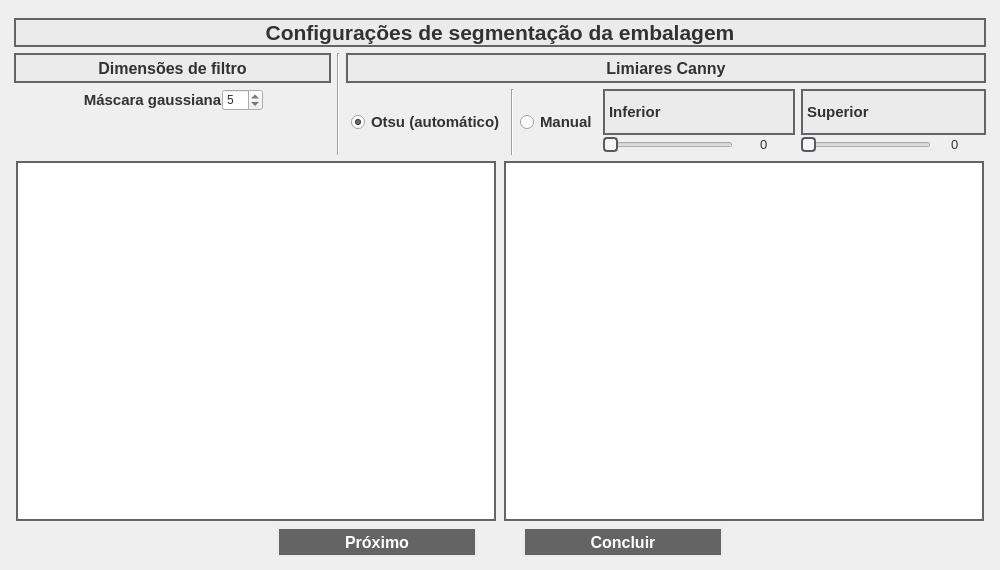
<?xml version="1.0" encoding="UTF-8"?>
<ui version="4.0">
 <class>Dialog</class>
 <widget class="QDialog" name="Dialog">
  <property name="geometry">
   <rect>
    <x>0</x>
    <y>0</y>
    <width>1000</width>
    <height>570</height>
   </rect>
  </property>
  <property name="sizePolicy">
   <sizepolicy hsizetype="Preferred" vsizetype="Preferred">
    <horstretch>0</horstretch>
    <verstretch>0</verstretch>
   </sizepolicy>
  </property>
  <property name="minimumSize">
   <size>
    <width>1000</width>
    <height>570</height>
   </size>
  </property>
  <property name="maximumSize">
   <size>
    <width>1000</width>
    <height>570</height>
   </size>
  </property>
  <property name="windowTitle">
   <string>Dialog</string>
  </property>
  <widget class="QWidget" name="layoutWidget">
   <property name="geometry">
    <rect>
     <x>14</x>
     <y>18</y>
     <width>972</width>
     <height>539</height>
    </rect>
   </property>
   <layout class="QVBoxLayout" name="verticalLayout_4">
    <item>
     <widget class="QLabel" name="label_33">
      <property name="font">
       <font>
        <pointsize>16</pointsize>
        <weight>75</weight>
        <bold>true</bold>
       </font>
      </property>
      <property name="styleSheet">
       <string notr="true">background-color: rgb(235, 235, 235);
color: rgb(50, 50, 50);
border-color: rgb(100, 100, 100);
border-width : 2px;
border-style:solid;</string>
      </property>
      <property name="text">
       <string>Configurações de segmentação da embalagem</string>
      </property>
      <property name="alignment">
       <set>Qt::AlignCenter</set>
      </property>
     </widget>
    </item>
    <item>
     <layout class="QVBoxLayout" name="verticalLayout_3">
      <item>
       <layout class="QHBoxLayout" name="horizontalLayout_7">
        <item>
         <layout class="QVBoxLayout" name="verticalLayout">
          <item>
           <widget class="QLabel" name="label_10">
            <property name="sizePolicy">
             <sizepolicy hsizetype="Preferred" vsizetype="Fixed">
              <horstretch>0</horstretch>
              <verstretch>0</verstretch>
             </sizepolicy>
            </property>
            <property name="minimumSize">
             <size>
              <width>0</width>
              <height>30</height>
             </size>
            </property>
            <property name="maximumSize">
             <size>
              <width>16777215</width>
              <height>30</height>
             </size>
            </property>
            <property name="font">
             <font>
              <pointsize>12</pointsize>
              <weight>75</weight>
              <bold>true</bold>
             </font>
            </property>
            <property name="autoFillBackground">
             <bool>false</bool>
            </property>
            <property name="styleSheet">
             <string notr="true">background-color: rgb(235, 235, 235);
color: rgb(50, 50, 50);
border-color: rgb(100, 100, 100);
border-width : 2px;
border-style:solid;</string>
            </property>
            <property name="text">
             <string>Dimensões de filtro</string>
            </property>
            <property name="alignment">
             <set>Qt::AlignCenter</set>
            </property>
           </widget>
          </item>
          <item>
           <layout class="QHBoxLayout" name="horizontalLayout_11">
            <property name="spacing">
             <number>0</number>
            </property>
            <item>
             <spacer name="horizontalSpacer_9">
              <property name="orientation">
               <enum>Qt::Horizontal</enum>
              </property>
              <property name="sizeHint" stdset="0">
               <size>
                <width>40</width>
                <height>20</height>
               </size>
              </property>
             </spacer>
            </item>
            <item>
             <widget class="QLabel" name="label_7">
              <property name="sizePolicy">
               <sizepolicy hsizetype="Preferred" vsizetype="Fixed">
                <horstretch>0</horstretch>
                <verstretch>0</verstretch>
               </sizepolicy>
              </property>
              <property name="font">
               <font>
                <pointsize>11</pointsize>
                <weight>75</weight>
                <bold>true</bold>
               </font>
              </property>
              <property name="styleSheet">
               <string notr="true">color: rgb(50, 50, 50);</string>
              </property>
              <property name="text">
               <string>Máscara gaussiana</string>
              </property>
              <property name="alignment">
               <set>Qt::AlignCenter</set>
              </property>
             </widget>
            </item>
            <item>
             <widget class="QSpinBox" name="gaussian_kernel_spin_box">
              <property name="sizePolicy">
               <sizepolicy hsizetype="Fixed" vsizetype="Fixed">
                <horstretch>0</horstretch>
                <verstretch>0</verstretch>
               </sizepolicy>
              </property>
              <property name="styleSheet">
               <string notr="true">color: rgb(50, 50, 50);
</string>
              </property>
              <property name="readOnly">
               <bool>false</bool>
              </property>
              <property name="minimum">
               <number>3</number>
              </property>
              <property name="maximum">
               <number>49</number>
              </property>
              <property name="singleStep">
               <number>2</number>
              </property>
              <property name="value">
               <number>5</number>
              </property>
             </widget>
            </item>
            <item>
             <spacer name="horizontalSpacer_16">
              <property name="orientation">
               <enum>Qt::Horizontal</enum>
              </property>
              <property name="sizeType">
               <enum>QSizePolicy::Expanding</enum>
              </property>
              <property name="sizeHint" stdset="0">
               <size>
                <width>40</width>
                <height>10</height>
               </size>
              </property>
             </spacer>
            </item>
           </layout>
          </item>
          <item>
           <spacer name="verticalSpacer">
            <property name="orientation">
             <enum>Qt::Vertical</enum>
            </property>
            <property name="sizeHint" stdset="0">
             <size>
              <width>20</width>
              <height>40</height>
             </size>
            </property>
           </spacer>
          </item>
         </layout>
        </item>
        <item>
         <widget class="Line" name="line_2">
          <property name="orientation">
           <enum>Qt::Vertical</enum>
          </property>
         </widget>
        </item>
        <item>
         <layout class="QVBoxLayout" name="verticalLayout_2">
          <item>
           <widget class="QLabel" name="label_9">
            <property name="sizePolicy">
             <sizepolicy hsizetype="Preferred" vsizetype="Fixed">
              <horstretch>0</horstretch>
              <verstretch>0</verstretch>
             </sizepolicy>
            </property>
            <property name="minimumSize">
             <size>
              <width>0</width>
              <height>30</height>
             </size>
            </property>
            <property name="maximumSize">
             <size>
              <width>16777215</width>
              <height>30</height>
             </size>
            </property>
            <property name="font">
             <font>
              <pointsize>12</pointsize>
              <weight>75</weight>
              <bold>true</bold>
             </font>
            </property>
            <property name="autoFillBackground">
             <bool>false</bool>
            </property>
            <property name="styleSheet">
             <string notr="true">background-color: rgb(235, 235, 235);
color: rgb(50, 50, 50);
border-color: rgb(100, 100, 100);
border-width : 2px;
border-style:solid;</string>
            </property>
            <property name="text">
             <string>Limiares Canny</string>
            </property>
            <property name="alignment">
             <set>Qt::AlignCenter</set>
            </property>
           </widget>
          </item>
          <item>
           <layout class="QHBoxLayout" name="horizontalLayout_5">
            <item>
             <spacer name="horizontalSpacer_5">
              <property name="orientation">
               <enum>Qt::Horizontal</enum>
              </property>
              <property name="sizeType">
               <enum>QSizePolicy::Fixed</enum>
              </property>
              <property name="sizeHint" stdset="0">
               <size>
                <width>5</width>
                <height>20</height>
               </size>
              </property>
             </spacer>
            </item>
            <item>
             <widget class="QRadioButton" name="otsu_radio_button">
              <property name="font">
               <font>
                <pointsize>11</pointsize>
                <weight>75</weight>
                <bold>true</bold>
               </font>
              </property>
              <property name="styleSheet">
               <string notr="true">color: rgb(50, 50, 50);</string>
              </property>
              <property name="text">
               <string>Otsu (automático)</string>
              </property>
              <property name="checked">
               <bool>true</bool>
              </property>
              <attribute name="buttonGroup">
               <string notr="true">canny_threshold_button_group</string>
              </attribute>
             </widget>
            </item>
            <item>
             <layout class="QHBoxLayout" name="horizontalLayout_4">
              <item>
               <widget class="Line" name="line">
                <property name="orientation">
                 <enum>Qt::Vertical</enum>
                </property>
               </widget>
              </item>
              <item>
               <widget class="QRadioButton" name="manual_radio_button">
                <property name="font">
                 <font>
                  <pointsize>11</pointsize>
                  <weight>75</weight>
                  <bold>true</bold>
                 </font>
                </property>
                <property name="styleSheet">
                 <string notr="true">color: rgb(50, 50, 50);</string>
                </property>
                <property name="text">
                 <string>Manual</string>
                </property>
                <attribute name="buttonGroup">
                 <string notr="true">canny_threshold_button_group</string>
                </attribute>
               </widget>
              </item>
              <item>
               <layout class="QHBoxLayout" name="horizontalLayout_3">
                <item>
                 <layout class="QVBoxLayout" name="verticalLayout_5">
                  <property name="spacing">
                   <number>0</number>
                  </property>
                  <item>
                   <widget class="QLabel" name="label">
                    <property name="sizePolicy">
                     <sizepolicy hsizetype="Preferred" vsizetype="Preferred">
                      <horstretch>0</horstretch>
                      <verstretch>0</verstretch>
                     </sizepolicy>
                    </property>
                    <property name="font">
                     <font>
                      <pointsize>11</pointsize>
                      <weight>75</weight>
                      <bold>true</bold>
                     </font>
                    </property>
                    <property name="styleSheet">
                     <string notr="true">background-color: rgb(235, 235, 235);
color: rgb(50, 50, 50);
border-color: rgb(100, 100, 100);
border-width : 2px;
border-style:solid;</string>
                    </property>
                    <property name="text">
                     <string>Inferior</string>
                    </property>
                    <property name="alignment">
                     <set>Qt::AlignLeading|Qt::AlignLeft|Qt::AlignVCenter</set>
                    </property>
                   </widget>
                  </item>
                  <item>
                   <layout class="QHBoxLayout" name="horizontalLayout">
                    <property name="spacing">
                     <number>7</number>
                    </property>
                    <item>
                     <widget class="QSlider" name="lower_canny_slider">
                      <property name="enabled">
                       <bool>false</bool>
                      </property>
                      <property name="sizePolicy">
                       <sizepolicy hsizetype="Fixed" vsizetype="Fixed">
                        <horstretch>0</horstretch>
                        <verstretch>0</verstretch>
                       </sizepolicy>
                      </property>
                      <property name="minimumSize">
                       <size>
                        <width>130</width>
                        <height>0</height>
                       </size>
                      </property>
                      <property name="maximumSize">
                       <size>
                        <width>150</width>
                        <height>16777215</height>
                       </size>
                      </property>
                      <property name="styleSheet">
                       <string notr="true">QSlider::handle:horizontal {
    background: rgb(245, 245, 245);
    border: 2px solid #565a5e;
    width: 24px;
    height: 8px;
    border-radius: 4px;
}</string>
                      </property>
                      <property name="maximum">
                       <number>255</number>
                      </property>
                      <property name="singleStep">
                       <number>1</number>
                      </property>
                      <property name="pageStep">
                       <number>10</number>
                      </property>
                      <property name="orientation">
                       <enum>Qt::Horizontal</enum>
                      </property>
                      <property name="tickInterval">
                       <number>1</number>
                      </property>
                     </widget>
                    </item>
                    <item>
                     <spacer name="horizontalSpacer_3">
                      <property name="sizePolicy">
                       <sizepolicy hsizetype="Fixed" vsizetype="Minimum">
                        <horstretch>0</horstretch>
                        <verstretch>0</verstretch>
                       </sizepolicy>
                      </property>
                      <property name="orientation">
                       <enum>Qt::Horizontal</enum>
                      </property>
                      <property name="sizeType">
                       <enum>QSizePolicy::Fixed</enum>
                      </property>
                      <property name="sizeHint" stdset="0">
                       <size>
                        <width>20</width>
                        <height>20</height>
                       </size>
                      </property>
                     </spacer>
                    </item>
                    <item>
                     <widget class="QLabel" name="lower_canny_label">
                      <property name="sizePolicy">
                       <sizepolicy hsizetype="Fixed" vsizetype="Fixed">
                        <horstretch>0</horstretch>
                        <verstretch>0</verstretch>
                       </sizepolicy>
                      </property>
                      <property name="minimumSize">
                       <size>
                        <width>35</width>
                        <height>0</height>
                       </size>
                      </property>
                      <property name="font">
                       <font>
                        <pointsize>10</pointsize>
                       </font>
                      </property>
                      <property name="styleSheet">
                       <string notr="true">color: rgb(50, 50, 50);
</string>
                      </property>
                      <property name="text">
                       <string>0</string>
                      </property>
                     </widget>
                    </item>
                   </layout>
                  </item>
                 </layout>
                </item>
                <item>
                 <layout class="QVBoxLayout" name="verticalLayout_6">
                  <property name="spacing">
                   <number>0</number>
                  </property>
                  <item>
                   <widget class="QLabel" name="label_2">
                    <property name="sizePolicy">
                     <sizepolicy hsizetype="Preferred" vsizetype="Preferred">
                      <horstretch>0</horstretch>
                      <verstretch>0</verstretch>
                     </sizepolicy>
                    </property>
                    <property name="font">
                     <font>
                      <pointsize>11</pointsize>
                      <weight>75</weight>
                      <bold>true</bold>
                     </font>
                    </property>
                    <property name="styleSheet">
                     <string notr="true">background-color: rgb(235, 235, 235);
color: rgb(50, 50, 50);
border-color: rgb(100, 100, 100);
border-width : 2px;
border-style:solid;</string>
                    </property>
                    <property name="text">
                     <string>Superior</string>
                    </property>
                    <property name="alignment">
                     <set>Qt::AlignLeading|Qt::AlignLeft|Qt::AlignVCenter</set>
                    </property>
                   </widget>
                  </item>
                  <item>
                   <layout class="QHBoxLayout" name="horizontalLayout_2">
                    <item>
                     <widget class="QSlider" name="upper_canny_slider">
                      <property name="enabled">
                       <bool>false</bool>
                      </property>
                      <property name="sizePolicy">
                       <sizepolicy hsizetype="Fixed" vsizetype="Fixed">
                        <horstretch>0</horstretch>
                        <verstretch>0</verstretch>
                       </sizepolicy>
                      </property>
                      <property name="minimumSize">
                       <size>
                        <width>130</width>
                        <height>0</height>
                       </size>
                      </property>
                      <property name="maximumSize">
                       <size>
                        <width>150</width>
                        <height>16777215</height>
                       </size>
                      </property>
                      <property name="styleSheet">
                       <string notr="true">QSlider::handle:horizontal {
    background: rgb(245, 245, 245);
    border: 2px solid #565a5e;
    width: 24px;
    height: 8px;
    border-radius: 4px;
}</string>
                      </property>
                      <property name="maximum">
                       <number>255</number>
                      </property>
                      <property name="orientation">
                       <enum>Qt::Horizontal</enum>
                      </property>
                      <property name="tickInterval">
                       <number>1</number>
                      </property>
                     </widget>
                    </item>
                    <item>
                     <spacer name="horizontalSpacer_4">
                      <property name="sizePolicy">
                       <sizepolicy hsizetype="Fixed" vsizetype="Minimum">
                        <horstretch>0</horstretch>
                        <verstretch>0</verstretch>
                       </sizepolicy>
                      </property>
                      <property name="orientation">
                       <enum>Qt::Horizontal</enum>
                      </property>
                      <property name="sizeType">
                       <enum>QSizePolicy::Fixed</enum>
                      </property>
                      <property name="sizeHint" stdset="0">
                       <size>
                        <width>20</width>
                        <height>20</height>
                       </size>
                      </property>
                     </spacer>
                    </item>
                    <item>
                     <widget class="QLabel" name="upper_canny_label">
                      <property name="sizePolicy">
                       <sizepolicy hsizetype="Fixed" vsizetype="Fixed">
                        <horstretch>0</horstretch>
                        <verstretch>0</verstretch>
                       </sizepolicy>
                      </property>
                      <property name="minimumSize">
                       <size>
                        <width>35</width>
                        <height>0</height>
                       </size>
                      </property>
                      <property name="font">
                       <font>
                        <pointsize>10</pointsize>
                       </font>
                      </property>
                      <property name="styleSheet">
                       <string notr="true">color: rgb(50, 50, 50);
</string>
                      </property>
                      <property name="text">
                       <string>0</string>
                      </property>
                     </widget>
                    </item>
                   </layout>
                  </item>
                 </layout>
                </item>
               </layout>
              </item>
             </layout>
            </item>
           </layout>
          </item>
         </layout>
        </item>
       </layout>
      </item>
      <item>
       <layout class="QHBoxLayout" name="horizontalLayout_6">
        <item>
         <widget class="QGraphicsView" name="segmentation_graphics_view">
          <property name="sizePolicy">
           <sizepolicy hsizetype="Fixed" vsizetype="Fixed">
            <horstretch>0</horstretch>
            <verstretch>0</verstretch>
           </sizepolicy>
          </property>
          <property name="minimumSize">
           <size>
            <width>480</width>
            <height>360</height>
           </size>
          </property>
          <property name="maximumSize">
           <size>
            <width>480</width>
            <height>360</height>
           </size>
          </property>
          <property name="styleSheet">
           <string notr="true">border-color: rgb(100, 100, 100);
border-width : 2px;
border-style:solid;</string>
          </property>
          <property name="alignment">
           <set>Qt::AlignRight|Qt::AlignTrailing|Qt::AlignVCenter</set>
          </property>
         </widget>
        </item>
        <item>
         <widget class="QGraphicsView" name="graphics_view">
          <property name="sizePolicy">
           <sizepolicy hsizetype="Fixed" vsizetype="Fixed">
            <horstretch>0</horstretch>
            <verstretch>0</verstretch>
           </sizepolicy>
          </property>
          <property name="minimumSize">
           <size>
            <width>480</width>
            <height>360</height>
           </size>
          </property>
          <property name="maximumSize">
           <size>
            <width>480</width>
            <height>360</height>
           </size>
          </property>
          <property name="styleSheet">
           <string notr="true">border-color: rgb(100, 100, 100);
border-width : 2px;
border-style:solid;</string>
          </property>
          <property name="alignment">
           <set>Qt::AlignRight|Qt::AlignTrailing|Qt::AlignVCenter</set>
          </property>
         </widget>
        </item>
       </layout>
      </item>
     </layout>
    </item>
    <item>
     <layout class="QHBoxLayout" name="horizontalLayout_8">
      <item>
       <spacer name="horizontalSpacer">
        <property name="orientation">
         <enum>Qt::Horizontal</enum>
        </property>
        <property name="sizeHint" stdset="0">
         <size>
          <width>40</width>
          <height>20</height>
         </size>
        </property>
       </spacer>
      </item>
      <item>
       <widget class="QPushButton" name="next_push_button">
        <property name="sizePolicy">
         <sizepolicy hsizetype="Fixed" vsizetype="Fixed">
          <horstretch>0</horstretch>
          <verstretch>0</verstretch>
         </sizepolicy>
        </property>
        <property name="minimumSize">
         <size>
          <width>200</width>
          <height>30</height>
         </size>
        </property>
        <property name="maximumSize">
         <size>
          <width>200</width>
          <height>30</height>
         </size>
        </property>
        <property name="font">
         <font>
          <pointsize>12</pointsize>
          <weight>75</weight>
          <bold>true</bold>
         </font>
        </property>
        <property name="styleSheet">
         <string notr="true">background-color: rgb(100, 100, 100);
color: rgb(255, 255, 255);
border-color: rgb(235, 235, 235);
border-width : 2px;
border-style:solid;</string>
        </property>
        <property name="text">
         <string>Próximo</string>
        </property>
       </widget>
      </item>
      <item>
       <spacer name="horizontalSpacer_6">
        <property name="orientation">
         <enum>Qt::Horizontal</enum>
        </property>
        <property name="sizeType">
         <enum>QSizePolicy::Fixed</enum>
        </property>
        <property name="sizeHint" stdset="0">
         <size>
          <width>40</width>
          <height>20</height>
         </size>
        </property>
       </spacer>
      </item>
      <item>
       <widget class="QPushButton" name="conclude_push_button">
        <property name="sizePolicy">
         <sizepolicy hsizetype="Fixed" vsizetype="Fixed">
          <horstretch>0</horstretch>
          <verstretch>0</verstretch>
         </sizepolicy>
        </property>
        <property name="minimumSize">
         <size>
          <width>200</width>
          <height>30</height>
         </size>
        </property>
        <property name="maximumSize">
         <size>
          <width>200</width>
          <height>30</height>
         </size>
        </property>
        <property name="font">
         <font>
          <pointsize>12</pointsize>
          <weight>75</weight>
          <bold>true</bold>
         </font>
        </property>
        <property name="styleSheet">
         <string notr="true">background-color: rgb(100, 100, 100);
color: rgb(255, 255, 255);
border-color: rgb(235, 235, 235);
border-width : 2px;
border-style:solid;</string>
        </property>
        <property name="text">
         <string>Concluir</string>
        </property>
       </widget>
      </item>
      <item>
       <spacer name="horizontalSpacer_2">
        <property name="orientation">
         <enum>Qt::Horizontal</enum>
        </property>
        <property name="sizeHint" stdset="0">
         <size>
          <width>40</width>
          <height>20</height>
         </size>
        </property>
       </spacer>
      </item>
     </layout>
    </item>
   </layout>
  </widget>
 </widget>
 <resources/>
 <connections/>
 <buttongroups>
  <buttongroup name="canny_threshold_button_group"/>
 </buttongroups>
</ui>
